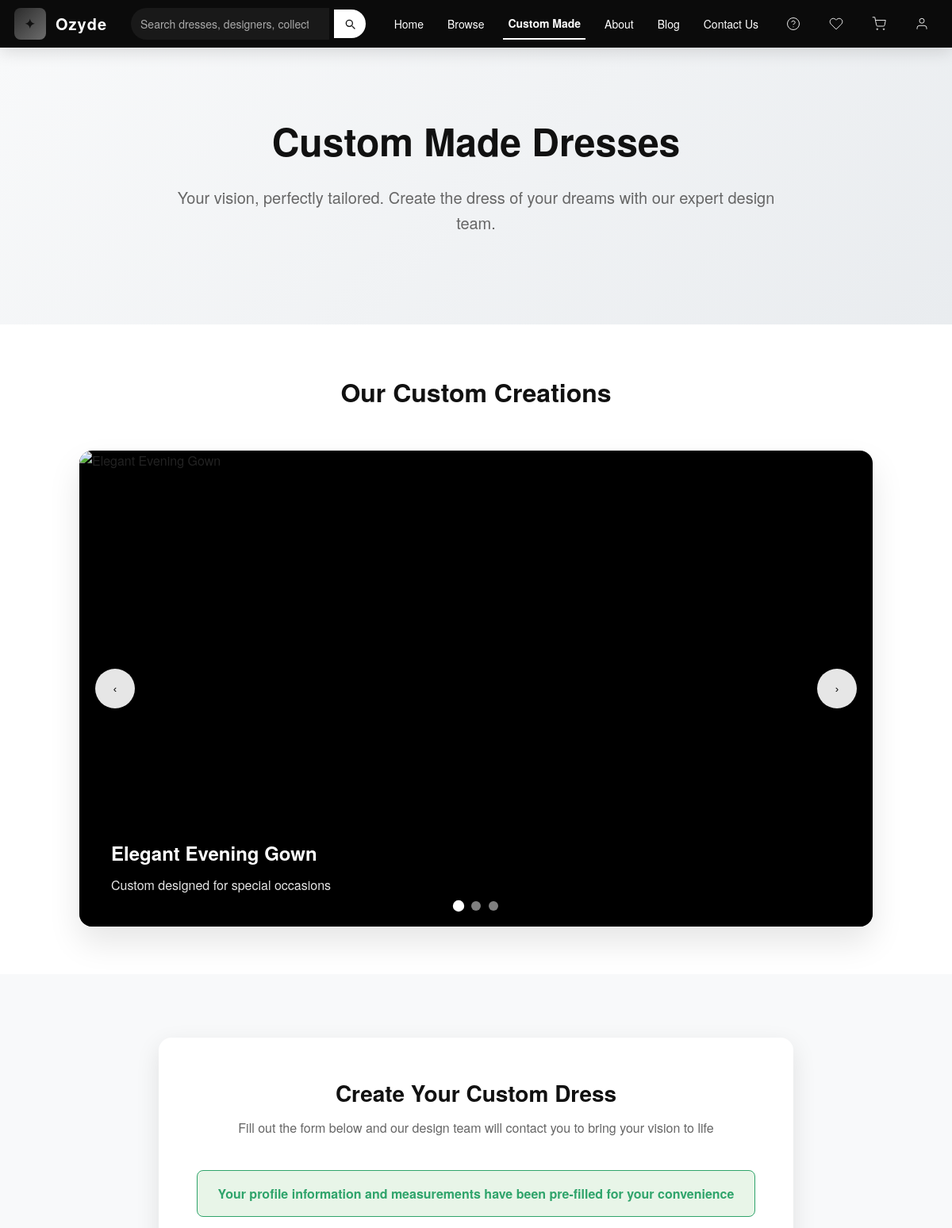
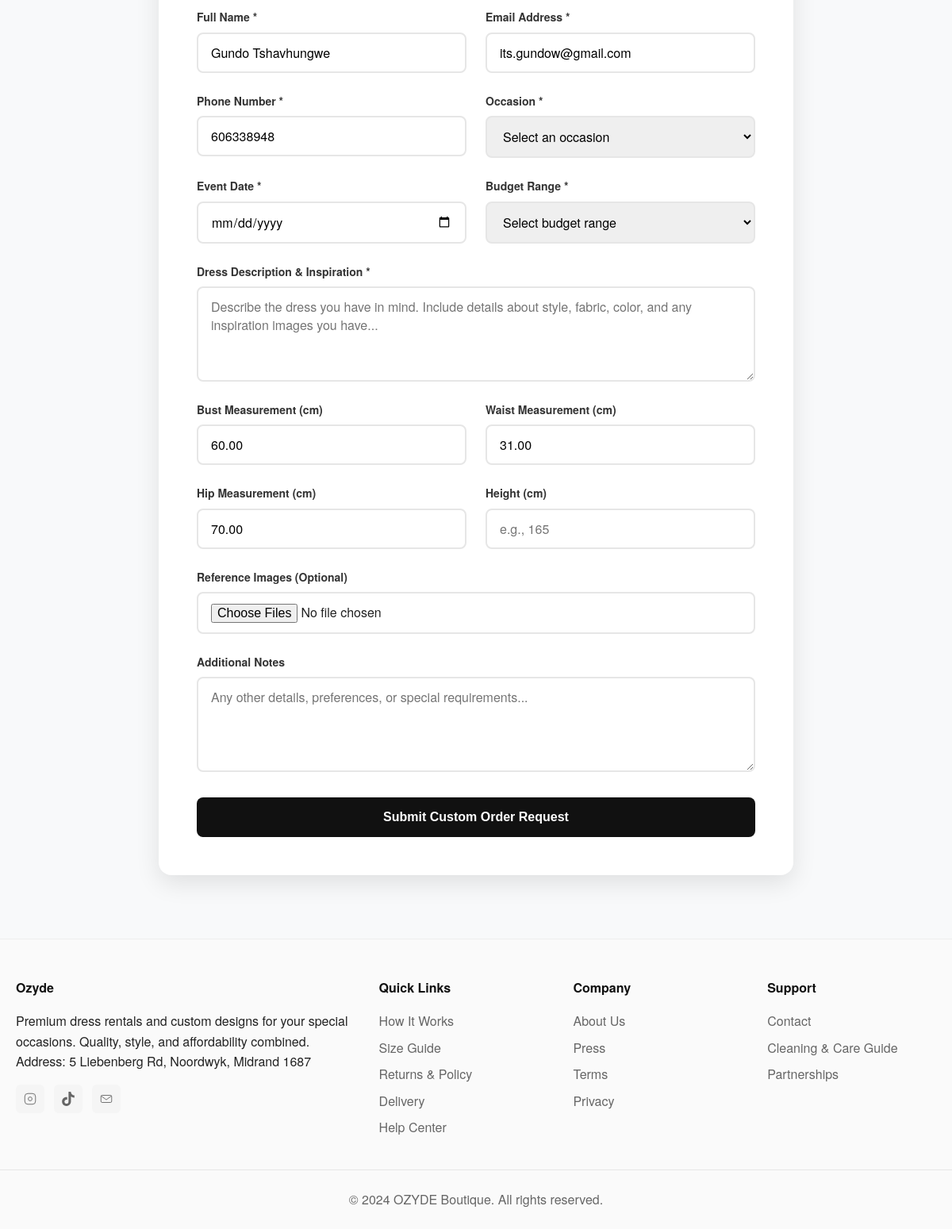
The app's page /custommade_loggedin.php (signed in) with its own data (2 pictures, top to bottom).
### tables this page shows
CREATE TABLE `user_measurements` (
  `measurement_id` int(11) NOT NULL,
  `user_id` int(11) NOT NULL,
  `bust` decimal(5,2) DEFAULT NULL,
  `waist` decimal(5,2) DEFAULT NULL,
  `hips` decimal(5,2) DEFAULT NULL,
  `created_at` timestamp NOT NULL DEFAULT current_timestamp(),
  `updated_at` timestamp NOT NULL DEFAULT current_timestamp() ON UPDATE current_timestamp()
);

CREATE TABLE `users` (
  `user_id` int(11) NOT NULL,
  `first_name` varchar(50) NOT NULL,
  `last_name` varchar(50) NOT NULL,
  `email` varchar(100) NOT NULL,
  `password` varchar(255) NOT NULL,
  `phone` varchar(20) DEFAULT NULL,
  `country_code` varchar(5) DEFAULT '+27',
  `role` enum('customer','admin') DEFAULT 'customer',
  `created_at` timestamp NOT NULL DEFAULT current_timestamp(),
  `address_line1` varchar(255) DEFAULT NULL,
  `address_line2` varchar(255) DEFAULT NULL,
  `city` varchar(100) DEFAULT NULL,
  `province` varchar(100) DEFAULT NULL,
  `postal_code` varchar(20) DEFAULT NULL,
  `country` varchar(50) DEFAULT 'South Africa'
);

### custommade_loggedin.php (the view, shortened to what this page needs)
<?php
$db_host = 'localhost';
$db_user = 'root';
$db_pass = '';
$db_name = 'ozyde';
$mysqli = new mysqli($db_host, $db_user, $db_pass, $db_name);
$mysqli->set_charset('utf8mb4');
$user_id = $_SESSION['user_id'];
$user_query = "SELECT u.first_name, u.last_name, u.email, u.phone,
                      um.bust, um.waist, um.hips
               FROM users u
               LEFT JOIN user_measurements um ON u.user_id = um.user_id
               WHERE u.user_id = ?";
$user_stmt = $mysqli->prepare($user_query);
$user_stmt->bind_param("i", $user_id);
$user_stmt->execute();
$user_result = $user_stmt->get_result();
$user_data = $user_result->fetch_assoc();
function esc($s) {
    return htmlspecialchars((string)$s, ENT_QUOTES | ENT_SUBSTITUTE, 'UTF-8');
}
?>
<!DOCTYPE html>
<html lang="en">
<head>
</head>
<body>
    <header class="nav-wrap">
        <div class="nav">
            <div class="logo" onclick="window.location.href='finalhomepage.php'">
                <div class="logo-badge">✦</div>
                <div>Ozyde</div>
            </div>
            <div class="search">
                <input type="search" placeholder="Search dresses, designers, collection..." aria-label="Search">
                <button aria-label="Search">
                    <svg viewBox="0 0 24 24" width="16" height="16" fill="none">
                        <path d="M21 21l-4.35-4.35" stroke="#111" stroke-width="2" stroke-linecap="round" stroke-linejoin="round"/>
                        <circle cx="11" cy="11" r="6" stroke="#111" stroke-width="2"/>
                    </svg>
                </button>
            </div>
            <nav>
                <ul>
                    <li><a href="finalhomepage.php">Home</a></li>
                    <li><a href="catalog.php">Browse</a></li>
                    <li><a href="custommade_loggedin.php" class="active">Custom Made</a></li>
                    <li><a href="about.html">About</a></li>
                    <li><a href="blog.html">Blog</a></li>
                    <li><a href="contact.html">Contact Us</a></li>
                </ul>
            </nav>
            <div class="icons">
                <a href="help.html" class="icon-only" title="Help" aria-label="Help">
                </a>
                <a href="wishlist.php" class="icon-only" title="Wishlist" aria-label="Wishlist">
                    <svg width="18" height="18" viewBox="0 0 24 24" fill="none">
                        <path d="M20.84 4.61a5.5 5.5 0 0 0-7.78 0L12 5.67l-1.06-1.06a5.5 5.5 0 0 0-7.78 7.78l1.06 1.06L12 21.23l7.78-7.78 1.06-1.06a5.5 5.5 0 0 0 0-7.78z" stroke="white" stroke-width="1.2" fill="none"/>
                    </svg>
                </a>
                <a href="cart.php" class="icon-only" title="Shopping Cart" aria-label="Shopping Cart">
                </a>
                <div class="profile-dropdown">
                    <button class="icon-only" title="My Account" aria-label="My Account">
                        <svg width="18" height="18" viewBox="0 0 24 24" fill="none">
                            <path d="M20 21v-2a4 4 0 0 0-4-4H8a4 4 0 0 0-4 4v2" stroke="white" stroke-width="1.2" fill="none"/>
                            <circle cx="12" cy="7" r="4" stroke="white" stroke-width="1.2" fill="none"/>
                        </svg>
                    </button>
                </div>
            </div>
        </div>
    </header>
    <section class="hero">
        <div class="hero-content">
            <h1>Custom Made Dresses</h1>
            <p>Your vision, perfectly tailored. Create the dress of your dreams with our expert design team.</p>
        </div>
    </section>
    <section class="slideshow-section">
        <div class="container">
            <h2 class="section-title">Our Custom Creations</h2>
            <div class="slideshow-container">
                <div class="slideshow">
                    <div class="slide active">
                        <div class="slide-content">
                            <h3 class="slide-title">Elegant Evening Gown</h3>
                            <p class="slide-description">Custom designed for special occasions</p>
                        </div>
                    </div>
                </div>
                <div class="slideshow-nav">
                    <button class="prev-btn">‹</button>
                    <button class="next-btn">›</button>
                </div>
                <div class="slideshow-dots">
                    <div class="dot active"></div>
                    <div class="dot"></div>
                    <div class="dot"></div>
                </div>
            </div>
        </div>
    </section>
    <section class="form-section">
        <div class="container">
            <div class="form-container">
                <h2 class="form-title">Create Your Custom Dress</h2>
                <p class="form-subtitle">Fill out the form below and our design team will contact you to bring your vision to life</p>
                <?php if ($user_data): ?>
                <div class="user-info-notice">
                    Your profile information and measurements have been pre-filled for your convenience
                </div>
                <?php endif; ?>
                <form id="customOrderForm" action="submit_custom_order.php" method="POST" enctype="multipart/form-data">
                    <div class="form-grid">
                        <div class="form-group">
                            <label for="fullName">Full Name *</label>
                            <input type="text" id="fullName" name="fullName" value="<?php echo esc($user_data['first_name'] ?? '') . ' ' . esc($user_data['last_name'] ?? ''); ?>" required>
                        </div>
                        <div class="form-group">
                            <label for="email">Email Address *</label>
                            <input type="email" id="email" name="email" value="<?php echo esc($user_data['email'] ?? ''); ?>" required>
                        </div>
                        <div class="form-group">
                            <label for="phone">Phone Number *</label>
                            <input type="tel" id="phone" name="phone" value="<?php echo esc($user_data['phone'] ?? ''); ?>" required>
                        </div>
                        <div class="form-group">
                            <label for="occasion">Occasion *</label>
                            <select id="occasion" name="occasion" required>
                                <option value="">Select an occasion</option>
                            </select>
                        </div>
                        <div class="form-group">
                            <label for="eventDate">Event Date *</label>
                            <input type="date" id="eventDate" name="eventDate" required>
                        </div>
                        <div class="form-group">
                            <label for="budget">Budget Range *</label>
                            <select id="budget" name="budget" required>
                                <option value="">Select budget range</option>
                            </select>
                        </div>
                        <div class="form-group full-width">
                            <label for="dressDescription">Dress Description & Inspiration *</label>
                            <textarea id="dressDescription" name="dressDescription" placeholder="Describe the dress you have in mind. Include details about style, fabric, color, and any inspiration images you have..." required></textarea>
                        </div>
                        <div class="form-group">
                            <label for="bust">Bust Measurement (cm)</label>
                            <input type="number" id="bust" name="bust" step="0.1" value="<?php echo esc($user_data['bust'] ?? ''); ?>" placeholder="e.g., 86">
                        </div>
                        <div class="form-group">
                            <label for="waist">Waist Measurement (cm)</label>
                            <input type="number" id="waist" name="waist" step="0.1" value="<?php echo esc($user_data['waist'] ?? ''); ?>" placeholder="e.g., 68">
                        </div>
                        <div class="form-group">
                            <label for="hips">Hip Measurement (cm)</label>
                            <input type="number" id="hips" name="hips" step="0.1" value="<?php echo esc($user_data['hips'] ?? ''); ?>" placeholder="e.g., 94">
                        </div>
                        <div class="form-group">
                            <label for="height">Height (cm)</label>
                            <input type="number" id="height" name="height" placeholder="e.g., 165">
                        </div>
                        <div class="form-group full-width">
                            <label for="referenceImages">Reference Images (Optional)</label>
                            <input type="file" id="referenceImages" name="referenceImages" multiple accept="image/*">
                        </div>
                        <div class="form-group full-width">
                            <label for="additionalNotes">Additional Notes</label>
                            <textarea id="additionalNotes" name="additionalNotes" placeholder="Any other details, preferences, or special requirements..."></textarea>
                        </div>
                    </div>
                    <button type="submit" class="submit-btn">Submit Custom Order Request</button>
                </form>
            </div>
        </div>
    </section>
    <footer>
        <div class="footer-grid">
            <div class="footer-column">
                <h4>Ozyde</h4>
                <p>Premium dress rentals and custom designs for your special occasions. Quality, style, and affordability combined.</p>
                <div>Address: 5 Liebenberg Rd, Noordwyk, Midrand 1687</div>
                <div class="social-links">
                    <a href="https://www.instagram.com/ozyde_?igsh=NWM0aTd4ZGFmeHVr" target="_blank" aria-label="Instagram">
                        <svg width="18" height="18" viewBox="0 0 24 24" fill="none">
                            <rect x="3" y="3" width="18" height="18" rx="5" stroke="currentColor" stroke-width="1.2" fill="none"/>
                            <circle cx="12" cy="12" r="3.2" stroke="currentColor" stroke-width="1.2" fill="none"/>
                            <circle cx="17.5" cy="6.5" r="0.6" fill="currentColor"/>
                        </svg>
                    </a>
                    <a href="https://www.tiktok.com/@ozyde_designs?_t=ZS-8zlyfPi8HHJ&_r=1" target="_blank" aria-label="TikTok">
                    </a>
                    <a href="mailto:ozydedesigns@gmail.com" aria-label="Email">
                        <svg width="18" height="18" viewBox="0 0 24 24" fill="none">
                            <rect x="3" y="6" width="18" height="12" rx="2" stroke="currentColor" stroke-width="1.2" fill="none"/>
                            <path d="M4 7.5l8 6 8-6" stroke="currentColor" stroke-width="1.2" fill="none" stroke-linecap="round"/>
                        </svg>
                    </a>
                </div>
            </div>
            <div class="footer-column">
                <h4>Quick Links</h4>
                <ul>
                    <li><a href="howitworks.html">How It Works</a></li>
                    <li><a href="sizingguide.html">Size Guide</a></li>
                    <li><a href="#">Returns & Policy</a></li>
                    <li><a href="#">Delivery</a></li>
                    <li><a href="help.html">Help Center</a></li>
                </ul>
            </div>
            <div class="footer-column">
                <h4>Company</h4>
                <ul>
                    <li><a href="about.html">About Us</a></li>
                    <li><a href="#">Press</a></li>
                    <li><a href="#">Terms</a></li>
                    <li><a href="#">Privacy</a></li>
                </ul>
            </div>
            <div class="footer-column">
                <h4>Support</h4>
                <ul>
                    <li><a href="contact.html">Contact</a></li>
                    <li><a href="cleaning.html">Cleaning & Care Guide</a></li>
                    <li><a href="#">Partnerships</a></li>
                </ul>
            </div>
        </div>
        <div class="footer-bottom">
            © 2024 OZYDE Boutique. All rights reserved.
        </div>
    </footer>
</body>
</html>

### records on screen
user_measurements: fullName "Gundo Tshavhungwe", email "its.gundow@gmail.com", phone "606338948", bust "60.00", waist "31.00", hips "70.00"
